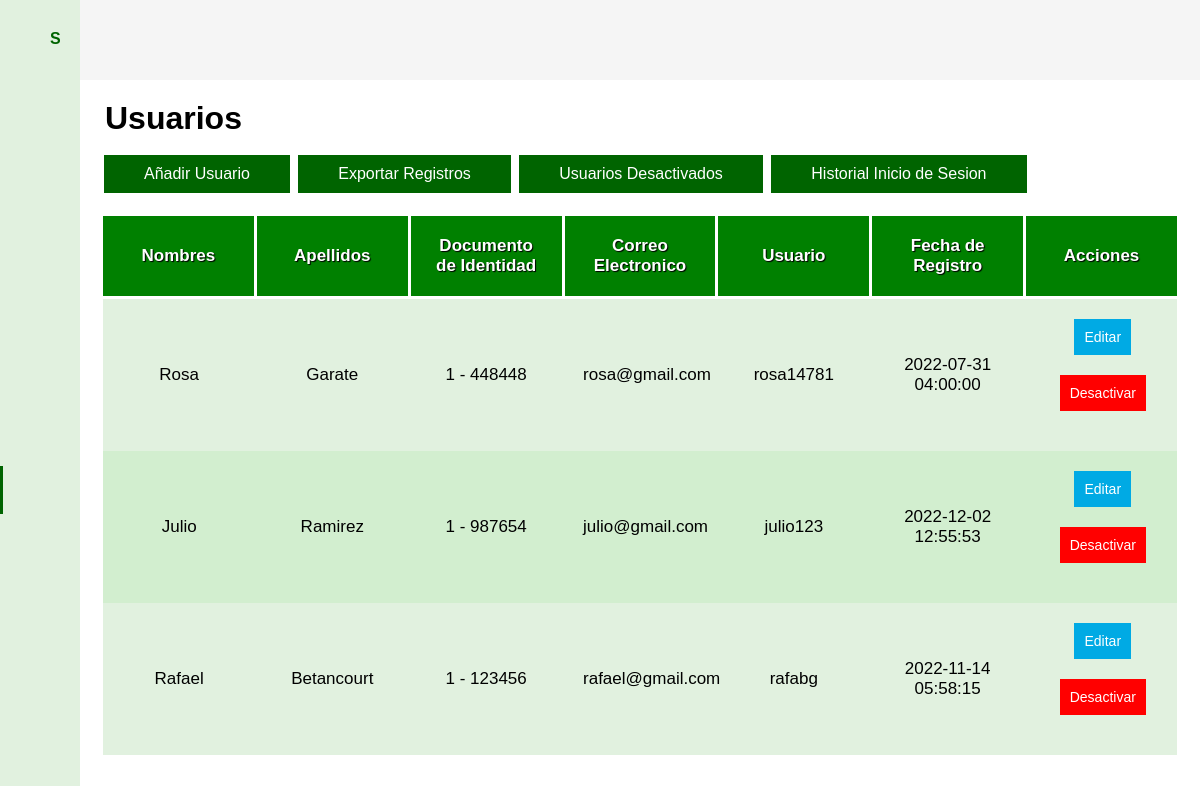
/usuarios.php (signed in), run on an earlier commit of the app's database.
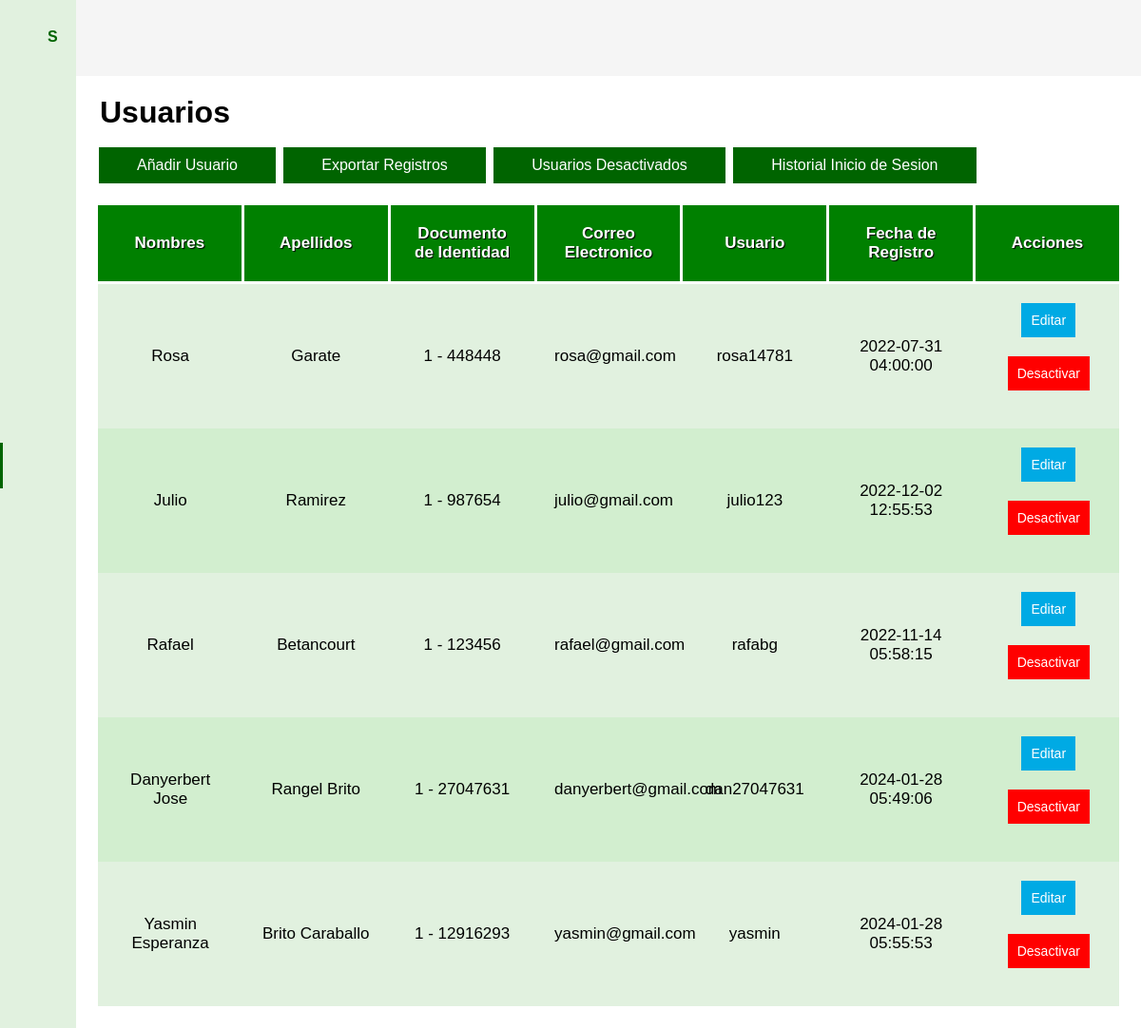
And on a later commit of the database.
### tables this page shows
CREATE TABLE `usuarios` (
  `id` int(11) NOT NULL,
  `nombres` varchar(50) NOT NULL,
  `apellidos` varchar(50) NOT NULL,
  `tipo_documento` int(10) NOT NULL,
  `documento_identidad` int(20) NOT NULL,
  `correo` varchar(50) NOT NULL,
  `usuario` varchar(50) NOT NULL,
  `contrasena` varchar(50) NOT NULL,
  `fecha_registro` timestamp NULL DEFAULT current_timestamp(),
  `estatus` int(11) NOT NULL DEFAULT 1,
  `rol_id` int(11) NOT NULL
);

### usuarios.php (the view, shortened to what this page needs)
<?php
    include 'php/conexion.php';
    $usuariosregistrados = "SELECT * FROM usuarios where estatus = '1'";
    $ejecutarusuarios = mysqli_query($conexion, $usuariosregistrados);
    $infusuarios = $ejecutarusuarios;
?>
<!DOCTYPE html>
<html lang="en">
<head>
    <link href="https://cdn.lineicons.com/3.0/lineicons.css" rel="stylesheet">
    <link rel="stylesheet" href="css/consulta.css">
</head>
<body id="body">
    <header>
    </header>
    <div class="menu_lateral" id="menu_lateral">
        <div class="nombre_pagina">
            <h4>SICPRC</h4>
        </div>
        <div class="opciones_menu">
            <a href="inicio.php">
                <div class="opcion">
                </div>
            </a>
            <a href="cultivos.php">
                <div class="opcion">
                </div>
            </a>
            <a href="sistemas_riego.php">
                <div class="opcion">
                    <h4>Sistema de Riego</h4>
                </div>
            </a>
            <a href="">
                <div class="opcion">
                    <h4>Sensor de Humedad y Temperatura</h4>
                </div>
            </a>
            <a href="consulta.php">
                <div class="opcion">
                </div>
            </a>
            <a href="usuarios.php" class="seleccion">
                <div class="opcion">
                </div>
            </a>
            <a href="mi_cuenta.php">
                <div class="opcion">
                </div>
            </a>
            <a href="php/cerrar_sesion.php">
                <div class="opcion">
                    <h4>Cerrar Sesión</h4>
                </div>
            </a>
        </div>
    </div>
    <main>
        <h1>Usuarios</h1>
        <br>
    <div class="contenedor_login">
        <a href="crear_usuario.php"><button>Añadir Usuario</button></a>
        <a href="php/excel_usuarios.php"><button>Exportar Registros</button></a>
        <a href="usuarios_desactivados.php"><button>Usuarios Desactivados</button></a>
        <a href="historial_inicio_sesion.php"><button>Historial Inicio de Sesion</button></a>
        <table id="tabla_usuarios">
                <thead>
                    <tr>
                        <th>Nombres</th>
                        <th>Apellidos</th>
                        <th>Documento de Identidad</th>
                        <th>Correo Electronico</th>
                        <th>Usuario</th>
                        <th>Fecha de Registro</th>
                        <th>Acciones</th>
                    </tr>
                </thead>
                <tbody>
                    <?php
                        foreach ($infusuarios as $infusuario) {
                    ?>
                    <tr>
                        <td><?php echo $infusuario['nombres']?></td>
                        <td><?php echo $infusuario['apellidos']?></td>
                        <td><?php echo $infusuario['tipo_documento']." - ".$infusuario['documento_identidad']?></td>
                        <td><?php echo $infusuario['correo']?></td>
                        <td><?php echo $infusuario['usuario']?></td>
                        <td><?php echo $infusuario['fecha_registro']?></td>
                        <td>
                        <a href="editar_usuario.php?
                        id=<?php echo $infusuario['id']?> &
                        nombres=<?php echo $infusuario['nombres']?> &
                        apellidos=<?php echo $infusuario['apellidos']?> &
                        tipo_documento=<?php echo $infusuario['tipo_documento']?> &
                        documento_identidad=<?php echo $infusuario['documento_identidad']?> &
                        correo=<?php echo $infusuario['correo']?> &
                        usuario=<?php echo $infusuario['usuario']?> &
                        fecha_registro=<?php echo $infusuario['fecha_registro']?>
                        "><button class="editar">Editar</button></a>
                        <a href="php/desac_usuario.php?
                        id=<?php echo $infusuario['id']?>" class="textoeliminar"><button class="eliminar">Desactivar</a></button>
                        </td>
                    </tr>
                <?php
                }
                ?>
                </tbody>
            </table>
    </div>
    </main>
</body>
</html>

### css/consulta.css (style rules this page uses)
* { margin: 0; padding: 0; box-sizing: border-box; text-decoration: none; font-family: sans-serif; }
body { margin-left: 80px; transition: margin-left 300ms cubic-bezier(0.785, 0.135, 0.15, 0.86); margin-top: 80px; }
body h1 { margin-left: 5px; }
main { padding: 20px; }
header { width: 100%; height: 80px; background: #f5f5f5; display: flex; align-items: center; position: fixed; top: 0; z-index: 0; }
button { padding: 10px 40px; margin-left: 4px; margin-bottom: 20px; border: none; font-size: 16px; background: darkgreen; color: white; cursor: pointer; outline: none; }
.editar { padding: 10px 10px; margin-left: 4px; border: none; font-size: 14px; background: #00AAE4; color: white; cursor: pointer; outline: none; display: inline-block; }
.eliminar { padding: 10px 10px; border: none; font-size: 14px; background: red; color: white; cursor: pointer; outline: none; display: inline-block; }
.textoeliminar { color: white; }
.menu_lateral { width: 80px; height: 100%; background: #e1f1df; position: fixed; top: 0; left: 0; color: darkgreen; z-index: 300; overflow: hidden; border-right: 20px solid #e1f1df; transition: all 300ms cubic-bezier(0.785, 0.135, 0.15, 0.86); }
.nombre_pagina { padding: 20px 30px; display: flex; align-items: center; margin-top: 10px; }
.opciones_menu { margin: 20px 30px; position: absolute; top: 80px; }
.opciones_menu a { color: black; cursor: default; display: block; position: relative; }
.opciones_menu .opcion { padding: 20px 0px; display: flex; align-items: center; position: relative; }
.opciones_menu .opcion h4 { font-size: 17px; font-weight: 400; cursor: pointer; }
a.seleccion { color: darkgreen; }
a.seleccion:before { content: ''; width: 3px; height: 80%; background: darkgreen; position: absolute; top: 10%; left: -30px; }
table { table-layout: fixed; width: 100%; border-collapse: collapse; border: 3px solid; border-color: white; }
th, td { padding: 20px; font-size: 17px; text-align: center; }
thead, tfoot { background: green; color: white; text-shadow: 1px 1px 1px black; }
thead th, thead td { background: green; border: 3px solid; }
tbody tr:nth-child(odd) { background: #e1f1df; }
tbody tr:nth-child(even) { background: #d2eecf; }

What changed in the data, as far as the page shows it:
added usuarios: nombres "Danyerbert Jose", apellidos "Rangel Brito", tipo_documento "1", documento_identidad "27047631", correo "danyerbert@gmail.com", usuario "dan27047631", fecha_registro "2024-01-28 05:49:06"
added usuarios: nombres "Yasmin Esperanza", apellidos "Brito Caraballo", tipo_documento "1", documento_identidad "12916293", correo "yasmin@gmail.com", usuario "yasmin", fecha_registro "2024-01-28 05:55:53"
